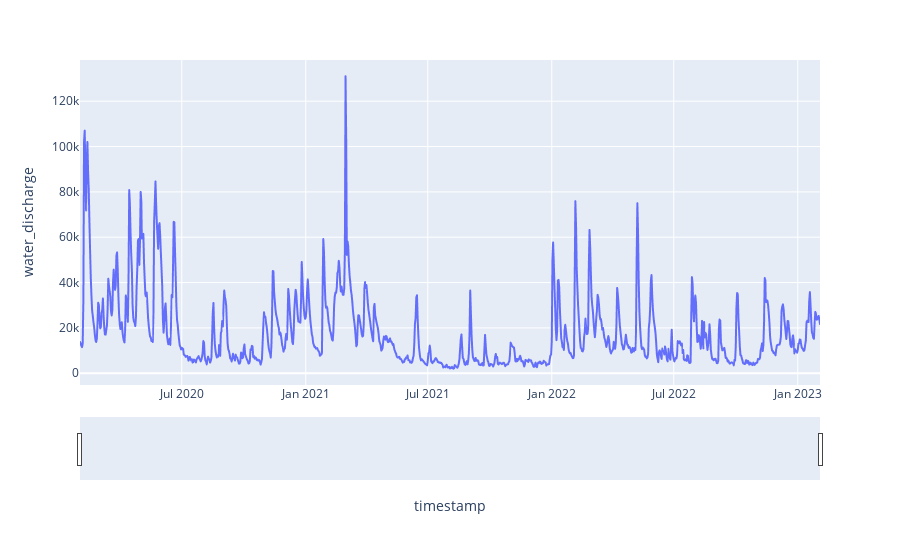

Here is the notebook cell this chart was saved with:
### Code cell
fig = px.line(water_data.reset_index(), x = 'timestamp', y = 'water_discharge')
fig.update_xaxes(rangeslider_visible = True)
fig.show()

### Figure 1 — Plotly figure (JSON) as saved in the notebook; plotly's stock layout.template omitted (floating-point values rounded to 4 significant figures; data arrays with more than 128 entries replaced by an {"elided": "..."} marker saying what was removed)
{"data": [{"hovertemplate": "timestamp=%{x}<br>water_discharge=%{y}<extra></extra>", "legendgroup": "", "line": {"color": "#636efa", "dash": "solid"}, "marker": {"symbol": "circle"}, "mode": "lines", "name": "", "showlegend": false, "type": "scattergl", "x": {"elided": "1099 str values"}, "xaxis": "x", "y": {"elided": "1099 int values"}, "yaxis": "y"}], "layout": {"legend": {"tracegroupgap": 0}, "margin": {"t": 60}, "xaxis": {"anchor": "y", "domain": [0, 1], "rangeslider": {"visible": true}, "title": {"text": "timestamp"}}, "yaxis": {"anchor": "x", "domain": [0, 1], "title": {"text": "water_discharge"}}}}
